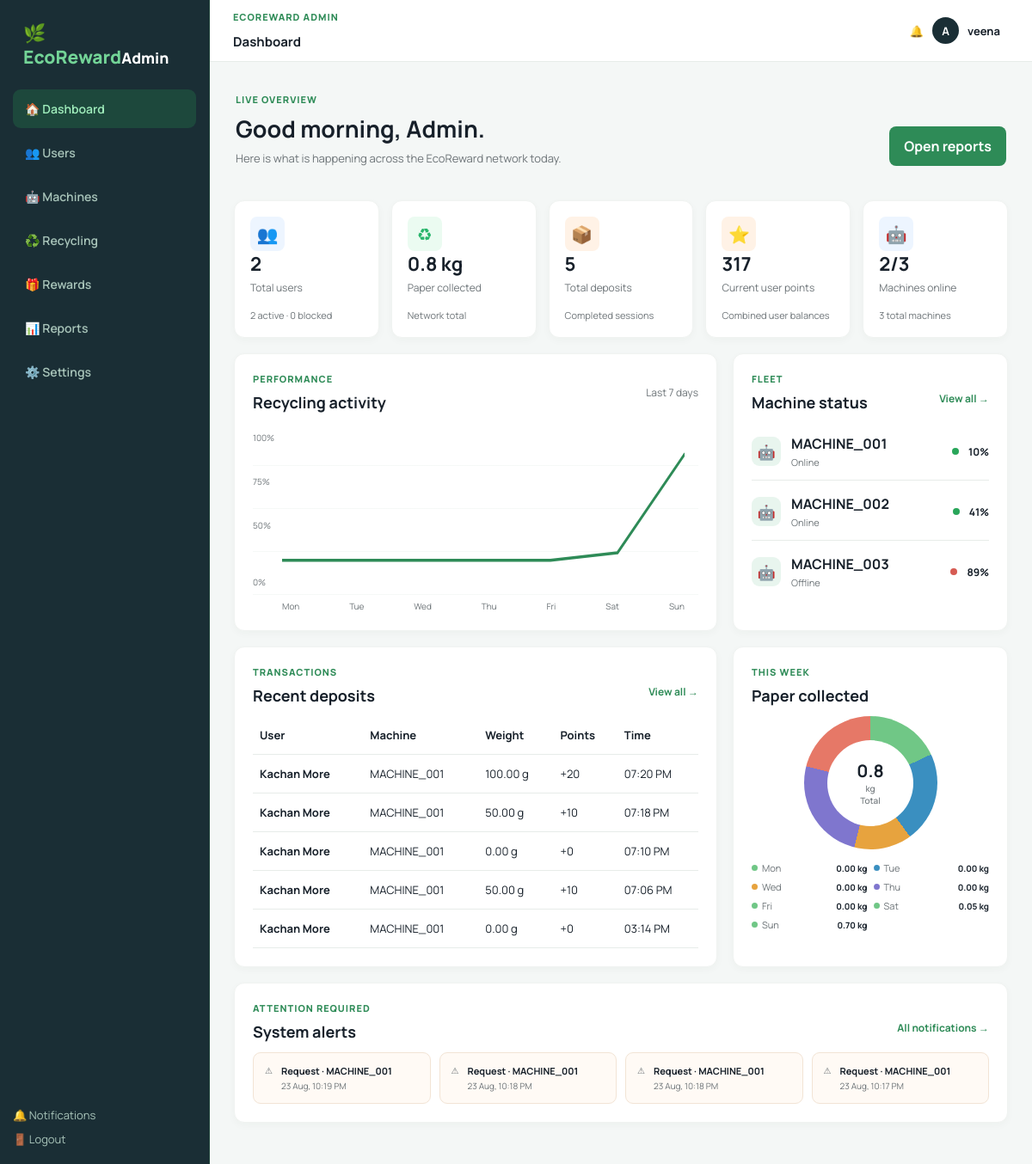
The app's page /admin-dashboard/ (signed in) with its own data.
### recycling/models.py (models this page shows)
class Machine(models.Model):
    STATUS_CHOICES = [("ONLINE", "Online"), ("OFFLINE", "Offline"), ("MAINTENANCE", "Maintenance")]
    code = models.CharField(max_length=40, unique=True)
    location = models.CharField(max_length=120, default="Main Campus")
    status = models.CharField(max_length=20, choices=STATUS_CHOICES, default="ONLINE")
    bin_level = models.PositiveIntegerField(default=40)
    api_key = models.CharField(max_length=120, default="change-me")
    last_seen = models.DateTimeField(auto_now=True)

class RecyclingSession(models.Model):
    STATUS_CHOICES = [(x, x.replace("_", " ").title()) for x in ["RFID_VERIFIED", "READY_FOR_DEPOSIT", "MEASURING", "PROCESSING", "COMPLETED", "REJECTED"]]
    user = models.ForeignKey(User, on_delete=models.CASCADE)
    machine = models.ForeignKey(Machine, on_delete=models.PROTECT)
    rfid_card = models.ForeignKey(RFIDCard, on_delete=models.PROTECT, null=True, blank=True, related_name="sessions")
    session_id = models.CharField(max_length=32, editable=False, default=make_session_id)
    rfid_uid = models.CharField(max_length=64)
    status = models.CharField(max_length=30, choices=STATUS_CHOICES, default="RFID_VERIFIED")
    weight_grams = models.DecimalField(max_digits=8, decimal_places=2, default=0)
    points = models.PositiveIntegerField(default=0)
    created_at = models.DateTimeField(auto_now_add=True)
    completed_at = models.DateTimeField(null=True, blank=True)

class MachineEvent(models.Model):
    machine = models.ForeignKey(Machine, on_delete=models.CASCADE)
    event_type = models.CharField(max_length=60)
    data = models.JSONField(default=dict)
    created_at = models.DateTimeField(auto_now_add=True)

### recycling/views.py (the view)
# urls.py: path("admin-dashboard/", views.admin_dashboard, name="admin_dashboard"),
@login_required
def admin_dashboard(request):
    if not hasattr(request.user, "profile") or request.user.profile.role != "ADMIN":
        return redirect("dashboard")
    sessions = RecyclingSession.objects.select_related("user", "machine").order_by("-created_at")
    completed = sessions.filter(status="COMPLETED")
    today = timezone.localdate()
    week_start = today - timedelta(days=6)
    weekly_data = list(completed.filter(completed_at__date__gte=week_start, completed_at__date__lte=today).annotate(day=TruncDate("completed_at")).values("day").annotate(weight=Sum("weight_grams")).order_by("day"))
    weekly_by_day = {item["day"]: item["weight"] for item in weekly_data}
    weekly_weights = [weekly_by_day.get(week_start + timedelta(days=offset), 0) for offset in range(7)]
    weekly_max = max(weekly_weights, default=0)
    activity_points = " ".join(f"{offset * 116.67:.2f},{170 - (float(weight) / float(weekly_max) * 140 if weekly_max else 0):.2f}" for offset, weight in enumerate(weekly_weights))
    weekly_chart = [{"label": (week_start + timedelta(days=offset)).strftime("%a"), "kg": Decimal(weight) / 1000} for offset, weight in enumerate(weekly_weights)]
    return render(request, "admin/dashboard.html", {
        "users": Profile.objects.filter(role="USER").count(),
        "active_users": Profile.objects.filter(status="ACTIVE", role="USER").count(),
        "blocked_users": Profile.objects.filter(status="BLOCKED").count(),
        "paper": sessions.filter(status="COMPLETED").aggregate(value=Sum("weight_grams"))["value"] or 0,
        "paper_kg": Decimal(sessions.filter(status="COMPLETED").aggregate(value=Sum("weight_grams"))["value"] or 0) / 1000,
        "deposits": sessions.filter(status="COMPLETED").count(),
        "points": Profile.objects.filter(role="USER").aggregate(value=Sum("points"))["value"] or 0,
        "machines": Machine.objects.all().order_by("code"),
        "online_machines": Machine.objects.filter(status="ONLINE").count(),
        "sessions": sessions[:8],
        "users_list": Profile.objects.select_related("user").order_by("-points")[:8],
        "rewards": Reward.objects.order_by("-active", "points_required")[:6],
        "reward_purchases": Redemption.objects.count(),
        "reward_points_redeemed": Redemption.objects.aggregate(value=Sum("points_used"))["value"] or 0,
        "recent_reward_purchases": Redemption.objects.select_related("user", "reward").order_by("-redeemed_at")[:5],
        "events": MachineEvent.objects.select_related("machine").order_by("-created_at")[:6],
        "weekly_chart": weekly_chart,
        "activity_points": activity_points,
        "admin_section": "dashboard",
        "page_title": "Dashboard",
    })

### templates/admin/dashboard.html
{% extends 'admin/base.html' %}
{% block admin_content %}
<section class="admin-welcome"><div><p class="eyebrow">LIVE OVERVIEW</p><h1>Good morning, Admin.</h1><p>Here is what is happening across the EcoReward network today.</p></div><a class="btn" href="{% url 'admin_reports_page' %}">Open reports</a></section>
<section class="stats admin-stats admin-stats-five">
  <a class="card stat" href="{% url 'admin_users_page' %}"><div class="kpi"><div class="icon blue">👥</div><div><strong>{{ users }}</strong><span class="muted">Total users</span></div></div><small class="stat-note">{{ active_users }} active · {{ blocked_users }} blocked</small></a>
  <a class="card stat" href="{% url 'admin_recycling_page' %}"><div class="kpi"><div class="icon green">♻</div><div><strong>{{ paper_kg|floatformat:1 }} kg</strong><span class="muted">Paper collected</span></div></div><small class="stat-note">Network total</small></a>
  <a class="card stat" href="{% url 'admin_recycling_page' %}"><div class="kpi"><div class="icon orange">📦</div><div><strong>{{ deposits }}</strong><span class="muted">Total deposits</span></div></div><small class="stat-note">Completed sessions</small></a>
  <a class="card stat" href="{% url 'admin_users_page' %}"><div class="kpi"><div class="icon">⭐</div><div><strong>{{ points }}</strong><span class="muted">Current user points</span></div></div><small class="stat-note">Combined user balances</small></a>
  <a class="card stat" href="{% url 'admin_machines_page' %}"><div class="kpi"><div class="icon blue">🤖</div><div><strong>{{ online_machines }}/{{ machines|length }}</strong><span class="muted">Machines online</span></div></div><small class="stat-note">{{ machines|length }} total machines</small></a>
</section>
<div class="admin-dashboard-grid">
  <section class="panel admin-panel chart-panel"><div class="panel-heading"><div><p class="eyebrow">PERFORMANCE</p><h2>Recycling activity</h2></div><span class="muted">Last 7 days</span></div><div class="line-chart"><span class="chart-y y30">100%</span><span class="chart-y y20">75%</span><span class="chart-y y10">50%</span><span class="chart-y y0">0%</span><svg viewBox="0 0 700 210" preserveAspectRatio="none" aria-label="Recycling activity chart"><polyline points="{{ activity_points }}" fill="none" stroke="#2e8b57" stroke-width="4" stroke-linecap="round" stroke-linejoin="round" /></svg><div class="chart-axis">{% for point in weekly_chart %}<span>{{ point.label }}</span>{% endfor %}</div></div></section>
  <section class="panel admin-panel"><div class="panel-heading"><div><p class="eyebrow">FLEET</p><h2>Machine status</h2></div><a class="detail" href="{% url 'admin_machines_page' %}">View all →</a></div><div class="machine-list">{% for machine in machines|slice:':4' %}<a class="machine-item" href="{% url 'admin_machine_detail_page' machine.id %}"><div class="machine-icon">🤖</div><div class="machine-copy"><b>{{ machine.code }}</b><span>{{ machine.status|title }}</span></div><div class="machine-health"><span class="status-dot {% if machine.status != 'ONLINE' %}offline{% endif %}"></span><b>{{ machine.bin_level }}%</b></div></a>{% endfor %}</div></section>
</div>
<div class="admin-dashboard-grid">
  <section class="panel admin-panel"><div class="panel-heading"><div><p class="eyebrow">TRANSACTIONS</p><h2>Recent deposits</h2></div><a class="detail" href="{% url 'admin_recycling_page' %}">View all →</a></div><div class="admin-table-wrap"><table class="table admin-table"><thead><tr><th>User</th><th>Machine</th><th>Weight</th><th>Points</th><th>Time</th></tr></thead><tbody>{% for session in sessions|slice:':5' %}<tr><td><b>{{ session.user.get_full_name|default:session.user.username }}</b></td><td>{{ session.machine.code }}</td><td>{{ session.weight_grams }} g</td><td>+{{ session.points }}</td><td>{{ session.created_at|date:'h:i A' }}</td></tr>{% empty %}<tr><td colspan="5">No deposits yet.</td></tr>{% endfor %}</tbody></table></div></section>
  <section class="panel admin-panel donut-panel"><div class="panel-heading"><div><p class="eyebrow">THIS WEEK</p><h2>Paper collected</h2></div></div><div class="donut"><strong>{{ paper_kg|floatformat:1 }}<small>kg<br>Total</small></strong></div><div class="donut-legend">{% for point in weekly_chart %}<span><i class="d{{ forloop.counter }}"></i>{{ point.label }} <b>{{ point.kg|floatformat:2 }} kg</b></span>{% endfor %}</div></section>
</div>
<section class="panel admin-panel alerts-panel"><div class="panel-heading"><div><p class="eyebrow">ATTENTION REQUIRED</p><h2>System alerts</h2></div><a class="detail" href="{% url 'admin_notifications_page' %}">All notifications →</a></div><div class="alert-grid">{% for event in events|slice:':4' %}<div class="alert-item"><span class="alert-symbol">⚠</span><div><b>{{ event.event_type|title }} · {{ event.machine.code }}</b><span>{{ event.created_at|date:'d M, h:i A' }}</span></div></div>{% empty %}<div class="alert-item alert-ok"><span class="alert-symbol">✓</span><div><b>All systems operational</b><span>No new alerts</span></div></div>{% endfor %}</div></section>
{% endblock %}

### templates/admin/base.html (shortened to what this page needs)
{% extends 'base.html' %}
{% block body %}
<div class="shell admin-shell">
  <aside class="sidebar admin-sidebar">
    <div>
      <div class="brand"><span>🌿 EcoReward</span><small>Admin</small></div>
      <nav class="nav admin-nav">
        <a class="{% if admin_section == 'dashboard' %}active{% endif %}" href="{% url 'admin_dashboard' %}">🏠 Dashboard</a>
        <a class="{% if admin_section == 'users' %}active{% endif %}" href="{% url 'admin_users_page' %}">👥 Users</a>
        <a class="{% if admin_section == 'machines' %}active{% endif %}" href="{% url 'admin_machines_page' %}">🤖 Machines</a>
        <a class="{% if admin_section == 'recycling' %}active{% endif %}" href="{% url 'admin_recycling_page' %}">♻️ Recycling</a>
        <a class="{% if admin_section == 'rewards' %}active{% endif %}" href="{% url 'admin_rewards_page' %}">🎁 Rewards</a>
        <a class="{% if admin_section == 'reports' %}active{% endif %}" href="{% url 'admin_reports_page' %}">📊 Reports</a>
        <a class="{% if admin_section == 'settings' %}active{% endif %}" href="{% url 'admin_settings_page' %}">⚙️ Settings</a>
      </nav>
    </div>
    <div class="admin-side-foot">
      <a href="{% url 'admin_notifications_page' %}">🔔 Notifications</a>
      <a href="{% url 'logout' %}">🚪 Logout</a>
    </div>
  </aside>
  <div class="content">
    <header class="topbar admin-topbar">
      <div class="admin-page-title"><span class="eyebrow">ECOREWARD ADMIN</span><b>{{ page_title }}</b></div>
      <div class="user"><a href="{% url 'admin_notifications_page' %}">🔔</a><span class="avatar">{{ request.user.username|first|upper }}</span><span>{{ request.user.get_full_name|default:request.user.username }}</span></div>
    </header>
    <main class="main admin-main">{% block admin_content %}{% endblock %}</main>
  </div>
</div>
{% endblock %}

### records on screen
Machine: code "MACHINE_001", status "Online", bin_level "10"
Machine: code "MACHINE_002", status "Online", bin_level "41"
Machine: code "MACHINE_003", status "Offline", bin_level "89"
RecyclingSession: user.get_full_name "Kachan More", machine.code "MACHINE_001", weight_grams "100.00", points "20", created_at "07:20 PM"
RecyclingSession: user.get_full_name "Kachan More", machine.code "MACHINE_001", weight_grams "50.00", points "10", created_at "07:18 PM"
RecyclingSession: user.get_full_name "Kachan More", machine.code "MACHINE_001", weight_grams "0.00", points "0", created_at "07:10 PM"
RecyclingSession: user.get_full_name "Kachan More", machine.code "MACHINE_001", weight_grams "50.00", points "10", created_at "07:06 PM"
RecyclingSession: user.get_full_name "Kachan More", machine.code "MACHINE_001", weight_grams "0.00", points "0", created_at "03:14 PM"
MachineEvent: event_type "Request", machine.code "MACHINE_001", created_at "23 Aug, 10:19 PM"
MachineEvent: event_type "Request", machine.code "MACHINE_001", created_at "23 Aug, 10:18 PM"
MachineEvent: event_type "Request", machine.code "MACHINE_001", created_at "23 Aug, 10:18 PM"
MachineEvent: event_type "Request", machine.code "MACHINE_001", created_at "23 Aug, 10:17 PM"

### other values on screen
{{ page_title }} "Dashboard"
{{ request.user.username|first|upper }} "A"
{{ request.user.get_full_name|default:request.user.username }} "veena"
{{ users }} "2"
{{ active_users }} "2"
{{ blocked_users }} "0"
{{ paper_kg|floatformat:1 }} "0.8"
{{ deposits }} "5"
{{ points }} "317"
{{ online_machines }} "2"
{{ machines|length }} "3"
{{ point.label }} "Mon" "Tue" "Wed" "Thu" "Fri" "Sat" "Sun"
{{ point.kg|floatformat:2 }} "0.00" "0.00" "0.00" "0.00" "0.00" "0.05" "0.70"
